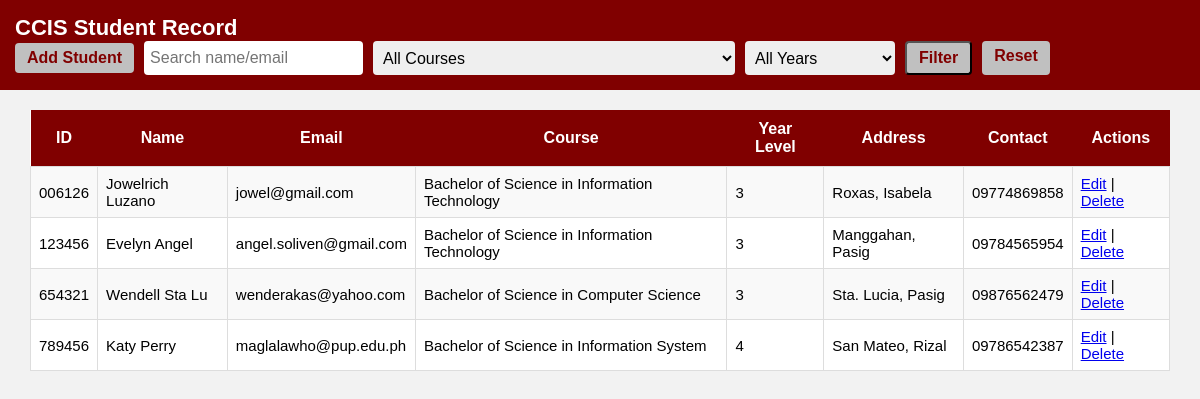
The page / on the database its author committed.
### tables this page shows
CREATE TABLE `students` (
  `student_id` varchar(6) NOT NULL,
  `name` varchar(100) NOT NULL,
  `email` varchar(100) NOT NULL,
  `course` varchar(100) NOT NULL,
  `year_level` varchar(20) NOT NULL,
  `address` varchar(200) NOT NULL,
  `contact` varchar(11) NOT NULL
);

### index.php (the view, shortened to what this page needs)
<?php include 'db.php'; ?>
<!DOCTYPE html>
<html>
<head>
    <link rel="stylesheet" href="style.css">
</head>
<body>
    <div class="header">
        <h2>CCIS Student Record</h2>
        <div class="controls">
            <a class="btn" href="add.php">Add Student</a>
            <form method="GET" style="display:flex; gap:10px; flex-wrap:wrap;">
                <input type="text" name="search" placeholder="Search name/email"
                       value="<?php echo isset($_GET['search']) ? $_GET['search'] : ''; ?>">
                <select name="course">
                    <option value="" <?php if(empty($_GET['course'])) echo "selected"; ?>>All Courses</option>
                </select>
                <select name="year">
                    <option value="" <?php if(empty($_GET['year'])) echo "selected"; ?>>All Years</option>
                </select>
                <input type="submit" class="btn" value="Filter">
                <a href="index.php" class="btn">Reset</a>
            </form>
        </div>
    </div>
    <div class="table-wrapper">
        <table>
            <tr>
                <th>ID</th><th>Name</th><th>Email</th><th>Course</th><th>Year Level</th><th>Address</th><th>Contact</th><th>Actions</th>
            </tr>
            <?php
            $query = "SELECT * FROM students WHERE 1=1";
            $result = mysqli_query($conn, $query);
            while ($row = mysqli_fetch_assoc($result)) {
                echo "<tr>
                        <td>{$row['student_id']}</td>
                        <td>{$row['name']}</td>
                        <td>{$row['email']}</td>
                        <td>{$row['course']}</td>
                        <td>{$row['year_level']}</td>
                        <td>{$row['address']}</td>
                        <td>{$row['contact']}</td>
                        <td>
                            <a href='edit.php?id={$row['student_id']}'>Edit</a> |
                            <a href='delete.php?id={$row['student_id']}'>Delete</a>
                        </td>
                      </tr>";
            }
            ?>
        </table>
    </div>
</body>
</html>

### style.css (style rules this page uses)
body { font-family: Arial, sans-serif; margin: 0; background-color: #f2f2f2; }
.header { background-color: maroon; color: white; padding: 15px; display: flex; justify-content: space-between; align-items: center; flex-wrap: wrap; }
.header h2 { margin: 0; font-size: 22px; }
.controls { display: flex; gap: 10px; flex-wrap: wrap; align-items: center; }
.controls input[type=text], .controls select { padding: 6px; border-radius: 4px; border: none; min-width: 150px; font-size: 16px; }
.controls .btn { background-color: silver; color: maroon; padding: 6px 12px; border-radius: 4px; text-decoration: none; font-weight: bold; white-space: nowrap; font-size: 16px; }
table { border-collapse: collapse; width: 95%; margin: 20px auto; background-color: white; }
th { background-color: maroon; color: white; padding: 10px; font-size: 16px; }
td { padding: 8px; border: 1px solid #ddd; font-size: 15px; }
tr:nth-child(even) { background-color: #f9f9f9; }

### rows shown on the page
students: student_id "006126", name "Jowelrich Luzano", email "jowel@gmail.com", course "Bachelor of Science in Information Technology", year_level "3", address "Roxas, Isabela", contact "09774869858"
students: student_id "123456", name "Evelyn Angel", email "angel.soliven@gmail.com", course "Bachelor of Science in Information Technology", year_level "3", address "Manggahan, Pasig", contact "09784565954"
students: student_id "654321", name "Wendell Sta Lu", email "wenderakas@yahoo.com", course "Bachelor of Science in Computer Science", year_level "3", address "Sta. Lucia, Pasig", contact "09876562479"
students: student_id "789456", name "Katy Perry", email "maglalawho@pup.edu.ph", course "Bachelor of Science in Information System", year_level "4", address "San Mateo, Rizal", contact "09786542387"
